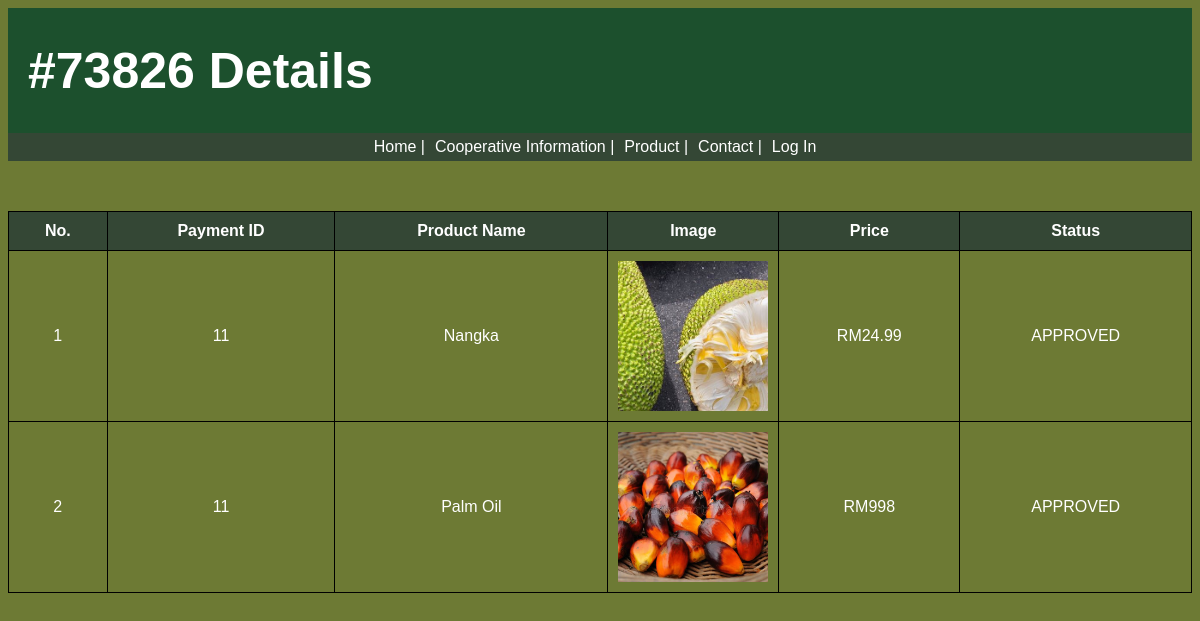
The app's page /view-invoice.php?orderID=73826 with its own data.
### tables this page shows
CREATE TABLE `tblorder` (
  `id` int(11) NOT NULL,
  `orderID` char(5) NOT NULL,
  `userID` int(11) NOT NULL,
  `productID` int(11) NOT NULL,
  `quantity` int(11) NOT NULL,
  `totalamount` float NOT NULL,
  `PostingDate` timestamp NULL DEFAULT current_timestamp(),
  `status` varchar(255) NOT NULL,
  `paymentId` int(11) NOT NULL
);

CREATE TABLE `tblpayment` (
  `paymentId` int(11) NOT NULL,
  `orderID` char(5) NOT NULL,
  `fullName` varchar(255) DEFAULT NULL,
  `email` varchar(255) DEFAULT NULL,
  `address` varchar(255) DEFAULT NULL,
  `city` varchar(100) DEFAULT NULL,
  `state` varchar(100) DEFAULT NULL,
  `zip` varchar(20) DEFAULT NULL,
  `name_OC` varchar(255) DEFAULT NULL,
  `cc_num` varchar(16) DEFAULT NULL,
  `exp_month` int(11) DEFAULT NULL,
  `exp_year` int(11) DEFAULT NULL,
  `cvv` varchar(4) DEFAULT NULL,
  `totalprice` float NOT NULL
);

CREATE TABLE `product_stock` (
  `productID` int(11) NOT NULL,
  `productName` varchar(255) NOT NULL,
  `price` float NOT NULL,
  `quantity` int(11) NOT NULL,
  `image_path` varchar(255) NOT NULL
);

### view-invoice.php (the view, shortened to what this page needs)
<?php
    include("db.php");
    include("functions.php");
?>
<!DOCTYPE html>
<html lang="en">
<head>
</head>
<body>
    <div class="container">
        <div class="nav-bar">
            <div class="nav-bar-content">
                <div class="title">
                    <h1><?php echo "#{$_GET['orderID']} Details"; ?></h1>
                </div>
            </div>
            <div class="nav-bar-list">
                <ul>
                    <li><a href="home-page.php">Home |</a></li>
                    <li><a href="Cooperative-Information.php">Cooperative Information |</a></li>
                    <li><a href="product.php"> Product |</a></li>
                    <li><a href="Contact.php">Contact |</a></li>
                    <?php echo generateNavigationLink(); ?>
                </ul>
            </div>
        </div>
        <div class="table-cart">
            <table>
                <tr>
                    <th>No.</th>
                    <th>Payment ID</th>
                    <th>Product Name</th>
                    <th>Image</th>
                    <th>Price</th>
                    <th>Status</th>
                </tr>
                    <?php
                        $orderID = $_GET['orderID'];
                        $sql = "SELECT tp.fullName, tp.paymentID, tos.orderID, tos.status, tos.quantity, tos.productID, ps.productName, ps.image_path, ps.price
                        FROM tblpayment tp
                        JOIN tblorder tos ON tp.orderID = tos.orderID
                        JOIN product_stock ps ON tos.productID = ps.productID
                        WHERE tos.orderID = '$orderID'";
                        $result  = mysqli_query($conn,$sql);
                        $counter = 1;
                        if($result->num_rows >0){
                            while($row = $result->fetch_assoc()){
                                $totalPrice = $row['quantity'] * $row['price'];
                                echo "<tr>";
                                echo "<td>{$counter}</td>";
                                echo "<td>" . $row['paymentID'] . "</td>";
                                echo "<td >" . $row['productName'] . "</td>";
                                echo "<td class='image-cell'><img src='./image/" . $row['image_path'] . "' alt='Product Image' width='100%' height='100%'></td>";
                                echo "<td>RM" . $totalPrice . "</td>";
                                echo "<td >" . $row['status'] . "</td>";
                                echo "</tr>";
                                $counter++;
                            }
                        }
                    ?>
            </table>
        </div>
    </div>
</body>
</html>

### functions.php (shortened to what this page needs)
<?php
function generateNavigationLink() {
    if (!isset($_SESSION['username'])) {
        return '<li><a href="Login.php">Log In</a></li>';
    } else {
        return '<li><a href="Logout.php">Log Out</a></li>';
    }
    }
?>

### view-invoice.php (style rules this page uses)
.nav-bar-content { display: flex; justify-content: flex-start; align-items: flex-start; background-color: #1c502d; }
.nav-bar-list { display: flex; justify-content: center; background-color: #344735; }
h1 { margin-left: 20px; font-size: 50px; color: white; }
ul { display: flex; list-style-type: none; padding: 0; margin-top: 5px; margin-bottom: 5px; }
li { margin-right: 10px; padding: 0; }
a { text-decoration: none; color: white; }
.table-cart { display: flex; justify-content: center; overflow-x: auto; }
table { width: 100%; margin-top: 50px; }
table,tr,td,th { border: 1px solid black; border-collapse: collapse; text-align: center; }
tr { color: white; }
th, td { padding: 10px; }
th { background-color: #344735; color: white; }
.table-cart td.image-cell { width: 150px; height: 150px; }
.table-cart img { display: block; width: 100%; height: 100%; object-fit: cover; }
body { background-color: rgb(109, 122, 52); font-family: Arial, Helvetica, sans-serif; }

### records on screen
tblorder: paymentId.paymentId "11", productID.productName "Nangka", productID.image_path (picture), productID.price "24.99", status "APPROVED"
tblorder: paymentId.paymentId "11", productID.productName "Palm Oil", productID.image_path (picture), quantity.price "998", status "APPROVED"

### other values on screen
$_GET['orderID'] "73826"
